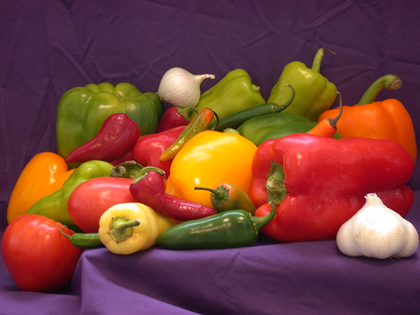
%> input picture Trabajos_Sistemas_lineales/LAB03_IMAGENES_AUD_VID/Imagen/peppers.png, 420 x 315 px, shrunk from 512 x 384 before the run
$ octave pepper_black_white.m   (GNU Octave 9; MATLAB toolbox functions it lacks are replaced by stand-ins)
%> lines starting %> are read from the running program, lines starting %| are printed output that depends on the picture; in (x1, y1, x2, y2) boxes, pixels count from 0 and x2, y2 are one past the last pixel; in counts of white or black regions, pixels touching at a corner belong together; the program's own positions count from 1
%inicialmente ponemos la imagen que vamos a utilizar en color
I=imread('peppers.png');
%> I is the input picture: size 315x420x3 uint8; mean R, G, B 120.8, 66.4, 57.6
%[n_rows, n_colums]=size(I);
%Usamos escala de grises para trasnformar la imagen de color
gray = rgb2gray(I);
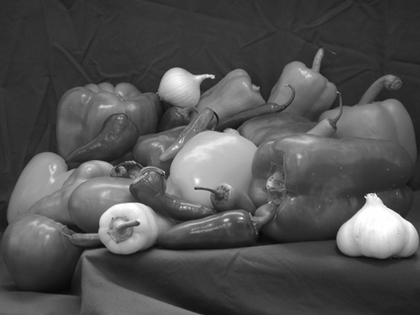
%> gray: size 315x420 uint8; min 8, max 255, mean 81.7
[n_rows, n_colums]=size(gray);
%> n_rows = 315; n_colums = 420
%se usa guarda otra imagen en escala de grises para convertirla a blanco y
%negro
gray2 = rgb2gray(I);

figure(1)
imshow(I)
figure(2)
imshow(gray)
%se recorre toda la imagen gris y se cambian los bits para que sean negro o
%blanco
for i = 1: 1 : n_rows
    for j = 1: 1 :n_colums
        if gray(i,j)>= 128
            gray2(i,j) = 255;
        else
            gray2(i,j) = 0 ;
        end
    end
end
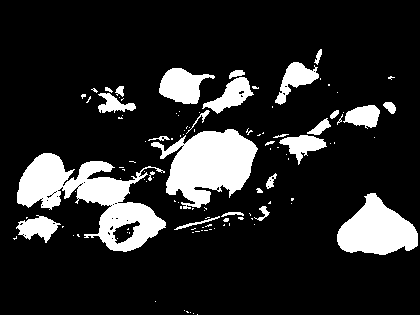
%> gray2: size 315x420 uint8; 15.7% white; 114 white regions (87 under 20 px), largest, box (x1, y1, x2, y2) and area: (17, 153, 166, 252) 6084, (151, 129, 258, 209) 4952, (337, 193, 418, 255) 3149
%se muestra la imagen en blanco y negro
figure(3)
imshow(gray2)
